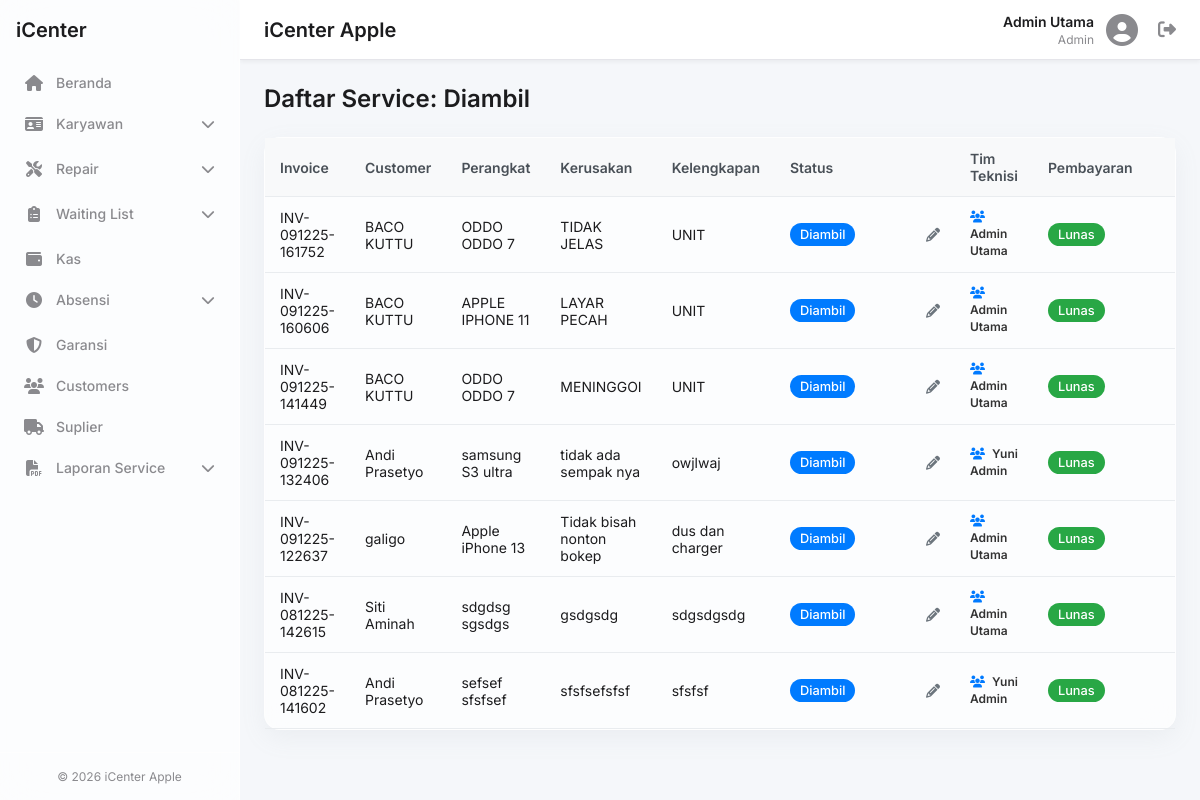
Screenshot of /waiting_list.php?status=Diambil (signed in) with the database file from the repository.
### tables this page shows
CREATE TABLE `service` (
  `invoice` varchar(50) NOT NULL,
  `tanggal` datetime DEFAULT current_timestamp(),
  `kasir_id` int(11) DEFAULT NULL,
  `merek_hp` varchar(100) DEFAULT NULL,
  `tipe_hp` varchar(100) DEFAULT NULL,
  `imei_sn` varchar(100) DEFAULT NULL,
  `kerusakan` text DEFAULT NULL,
  `kelengkapan` text DEFAULT NULL,
  `teknisi_id` int(11) DEFAULT NULL,
  `customer_id` int(11) DEFAULT NULL,
  `garansi` enum('ya','tidak') DEFAULT 'tidak',
  `keterangan` text DEFAULT NULL,
  `durasi_garansi` varchar(50) DEFAULT NULL,
  `sub_total` decimal(12,2) DEFAULT 0.00,
  `voucher_id` int(11) DEFAULT NULL,
  `uang_muka` decimal(12,2) DEFAULT 0.00,
  `metode_pembayaran` enum('cash','credit') DEFAULT 'cash',
  `status_pembayaran` varchar(20) DEFAULT 'Belum Lunas',
  `status_service` varchar(50) DEFAULT 'Antrian',
  `total_bayar` decimal(12,2) DEFAULT 0.00
);

CREATE TABLE `customers` (
  `id` int(11) NOT NULL,
  `nama` varchar(100) NOT NULL,
  `alamat` text DEFAULT NULL,
  `kontak` varchar(20) NOT NULL,
  `created_at` timestamp NULL DEFAULT current_timestamp()
);

### waiting_list.php (the view, shortened to what this page needs)
<?php
require_once 'includes/header.php';
$status = isset($_GET['status']) ? htmlspecialchars($_GET['status']) : 'Antrian';
$sql = "SELECT s.*, c.nama as nama_customer,
        -- Menggabungkan nama teknisi menjadi string dipisah koma
        GROUP_CONCAT(u.nama SEPARATOR ', ') as team_teknisi,
        -- Mengambil daftar ID teknisi untuk pengecekan tombol Join
        GROUP_CONCAT(u.id) as team_ids,
        (
            COALESCE((SELECT SUM(sk.jumlah * ms.harga_jual)
             FROM sparepart_keluar sk
             JOIN master_sparepart ms ON sk.code_sparepart = ms.code_sparepart
             WHERE sk.invoice_service = s.invoice), 0)
            +
            COALESCE((SELECT SUM(psl.total_jual)
             FROM pembelian_sparepart_luar psl
             WHERE psl.invoice_service = s.invoice), 0)
        ) as total_sparepart_calculated
        FROM service s
        LEFT JOIN customers c ON s.customer_id = c.id
        -- Join ke tabel service_teams lalu ke users untuk ambil nama teknisi
        LEFT JOIN service_teams st ON s.invoice = st.invoice
        LEFT JOIN users u ON st.user_id = u.id
        WHERE s.status_service = ?
        GROUP BY s.invoice
        ORDER BY s.tanggal DESC";
$stmt = $conn->prepare($sql);
$stmt->bind_param("s", $status);
$stmt->execute();
$result = $stmt->get_result();
$services = $result->fetch_all(MYSQLI_ASSOC);
?>
<h1 class="page-title">Daftar Service: <?php echo $status; ?></h1>
<div class="card glass-effect">
    <div class="card-body">
        <div class="table-wrapper">
            <table class="data-table">
                <thead>
                    <tr>
                        <th>Invoice</th>
                        <?php if ($status != 'Selesai'): ?>
                            <th>Customer</th>
                            <th>Perangkat</th>
                            <th>Kerusakan</th>
                            <th>Kelengkapan</th>
                        <?php endif; ?>
                        <th>Status</th>
                        <th>Tim Teknisi</th>
                        <?php if (!in_array($status, ['Antrian', 'Proses', 'Batal'])): ?>
                            <th>Pembayaran</th>
                        <?php endif; ?>
                    </tr>
                </thead>
                <tbody>
                    <?php if (empty($services)): ?>
                        <tr><td colspan="12" style="text-align: center;">Tidak ada data untuk status "<?php echo $status; ?>"</td></tr>
                    <?php else: ?>
                        <?php foreach ($services as $row): ?>
                            <tr data-invoice="<?php echo htmlspecialchars($row['invoice']); ?>">
                                <td><?php echo htmlspecialchars($row['invoice']); ?></td>
                                <?php if ($status != 'Selesai'): ?>
                                    <td><?php echo htmlspecialchars($row['nama_customer'] ?? 'N/A'); ?></td>
                                    <td><?php echo htmlspecialchars($row['merek_hp'] . ' ' . $row['tipe_hp']); ?></td>
                                    <td><?php echo htmlspecialchars($row['kerusakan']); ?></td>
                                    <td><?php echo htmlspecialchars($row['kelengkapan']); ?></td>
                                <?php endif; ?>
                                <td>
                                    <div class="status-container" data-type="service">
                                        <div class="status-display">
                                            <span class="status-badge status-<?php echo strtolower(str_replace(' ', '-', $row['status_service'])); ?>"><?php echo htmlspecialchars($row['status_service']); ?></span>
                                            <i class="fas fa-pencil-alt status-edit-icon"></i>
                                        </div>
                                    </div>
                                </td>
                                <td class="teknisi-cell">
                                    <?php if (!empty($row['team_teknisi'])): ?>
                                        <div style="font-weight: 600; color: #333; font-size: 12px; line-height: 1.4;">
                                            <i class="fas fa-users" style="color:#007aff; margin-right:4px;"></i>
                                            <?php echo htmlspecialchars($row['team_teknisi']); ?>
                                        </div>
                                    <?php endif; ?>
                                </td>
                                <?php if (!in_array($status, ['Antrian', 'Proses', 'Batal'])): ?>
                                <td>
                                     <div class="status-container" data-type="payment">
                                        <div class="status-display">
                                            <span class="status-badge status-<?php echo strtolower(str_replace(' ', '-', $row['status_pembayaran'])); ?>"><?php echo htmlspecialchars($row['status_pembayaran']); ?></span>
                                        </div>
                                    </div>
                                </td>
                                <?php endif; ?>
                            </tr>
                        <?php endforeach; ?>
                    <?php endif; ?>
                </tbody>
            </table>
        </div>
    </div>
</div>
<?php require_once 'includes/footer.php'; ?>

### assets/css/style.css (style rules this page uses)
:root { --bg-primary: #f5f7fa; --glass-bg: rgba(255, 255, 255, 0.7); --glass-border: rgba(255, 255, 255, 0.4); --shadow-color: rgba(149, 157, 165, 0.1); --text-primary: #1c1c1e; --text-secondary: #8a8a8e; --accent-primary: #007aff; --accent-success: #34c759; --accent-danger: #ff3b30; --accent-warning: #ff9500; --font-family: 'Inter', -apple-system, BlinkMacSystemFont, "Segoe UI", Roboto, Helvetica, Arial, sans-serif; --border-color: #e5e5ea; }
* { margin: 0; padding: 0; box-sizing: border-box; }
body { font-family: var(--font-family); background-color: var(--bg-primary); color: var(--text-primary); font-size: 14px; overflow-x: hidden; }
.glass-effect { background: var(--glass-bg); backdrop-filter: blur(15px); -webkit-backdrop-filter: blur(15px); border-radius: 16px; border: 1px solid var(--glass-border); box-shadow: 0 8px 24px 0 var(--shadow-color); }
.page-title { font-size: 24px; font-weight: 600; margin-bottom: 24px; color: var(--text-primary); }
.table-wrapper { overflow-x: auto; }

### waiting_list.php (style rules this page uses)
.data-table { width: 100%; border-collapse: collapse; }
.data-table th, .data-table td { padding: 12px 15px; text-align: left; border-bottom: 1px solid #e9ecef; vertical-align: middle; }
.data-table thead th { background-color: #f8f9fa; font-weight: 600; color: #495057; }
.status-badge { padding: 4px 10px; border-radius: 12px; font-size: 0.8rem; font-weight: 500; color: white; display: inline-block; }
.status-selesai, .status-lunas { background-color: #28a745; }
.status-diambil { background-color: #007bff; }
.status-container { display: flex; align-items: center; gap: 8px; min-width: 150px; }
.status-display { display: flex; align-items: center; gap: 8px; justify-content: space-between; width: 100%; }
.status-edit-icon { cursor: pointer; color: #6c757d; transition: color 0.2s; }

### rows the page displays
service: invoice "INV-091225-161752", customer.nama "BACO KUTTU", merek_hp+tipe_hp "ODDO ODDO 7", kerusakan "TIDAK JELAS", kelengkapan "UNIT", status_service "Diambil", team_teknisi "Admin Utama", status_pembayaran "Lunas"
service: invoice "INV-091225-160606", customer.nama "BACO KUTTU", merek_hp+tipe_hp "APPLE IPHONE 11", kerusakan "LAYAR PECAH", kelengkapan "UNIT", status_service "Diambil", team_teknisi "Admin Utama", status_pembayaran "Lunas"
service: invoice "INV-091225-141449", customer.nama "BACO KUTTU", merek_hp+tipe_hp "ODDO ODDO 7", kerusakan "MENINGGOI", kelengkapan "UNIT", status_service "Diambil", team_teknisi "Admin Utama", status_pembayaran "Lunas"
service: invoice "INV-091225-132406", customer.nama "Andi Prasetyo", merek_hp+tipe_hp "samsung S3 ultra", kerusakan "tidak ada sempak nya", kelengkapan "owjlwaj", status_service "Diambil", team_teknisi "Yuni Admin", status_pembayaran "Lunas"
service: invoice "INV-091225-122637", customer.nama "galigo", merek_hp+tipe_hp "Apple iPhone 13", kerusakan "Tidak bisah nonton bokep", kelengkapan "dus dan charger", status_service "Diambil", team_teknisi "Admin Utama", status_pembayaran "Lunas"
service: invoice "INV-081225-142615", customer.nama "Siti Aminah", merek_hp+tipe_hp "sdgdsg sgsdgs", kerusakan "gsdgsdg", kelengkapan "sdgsdgsdg", status_service "Diambil", team_teknisi "Admin Utama", status_pembayaran "Lunas"
service: invoice "INV-081225-141602", customer.nama "Andi Prasetyo", merek_hp+tipe_hp "sefsef sfsfsef", kerusakan "sfsfsefsfsf", kelengkapan "sfsfsf", status_service "Diambil", team_teknisi "Yuni Admin", status_pembayaran "Lunas"

### other values shown
$_SESSION['nama'] "Admin Utama"
$_SESSION['role'] "Admin"
$status "Diambil"
